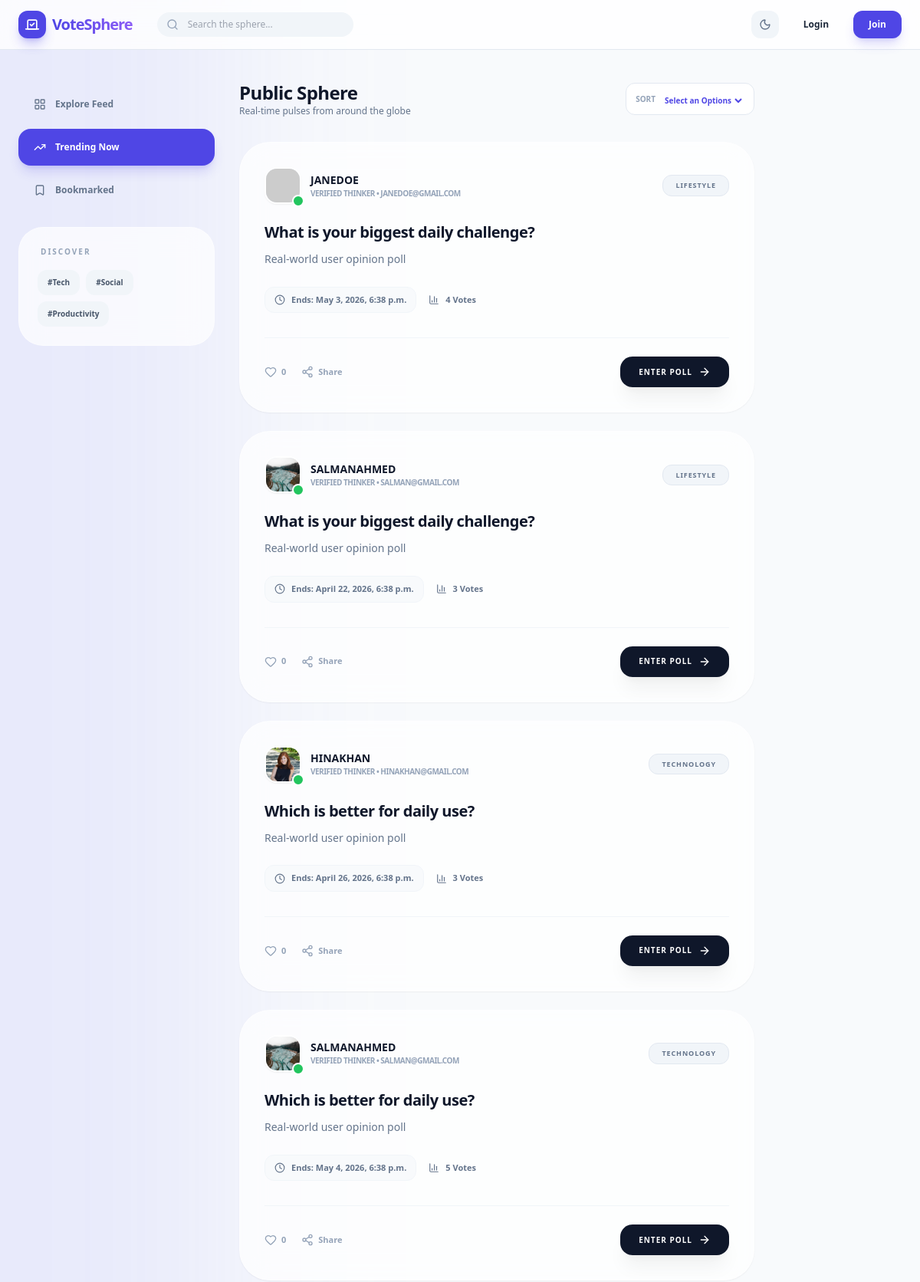
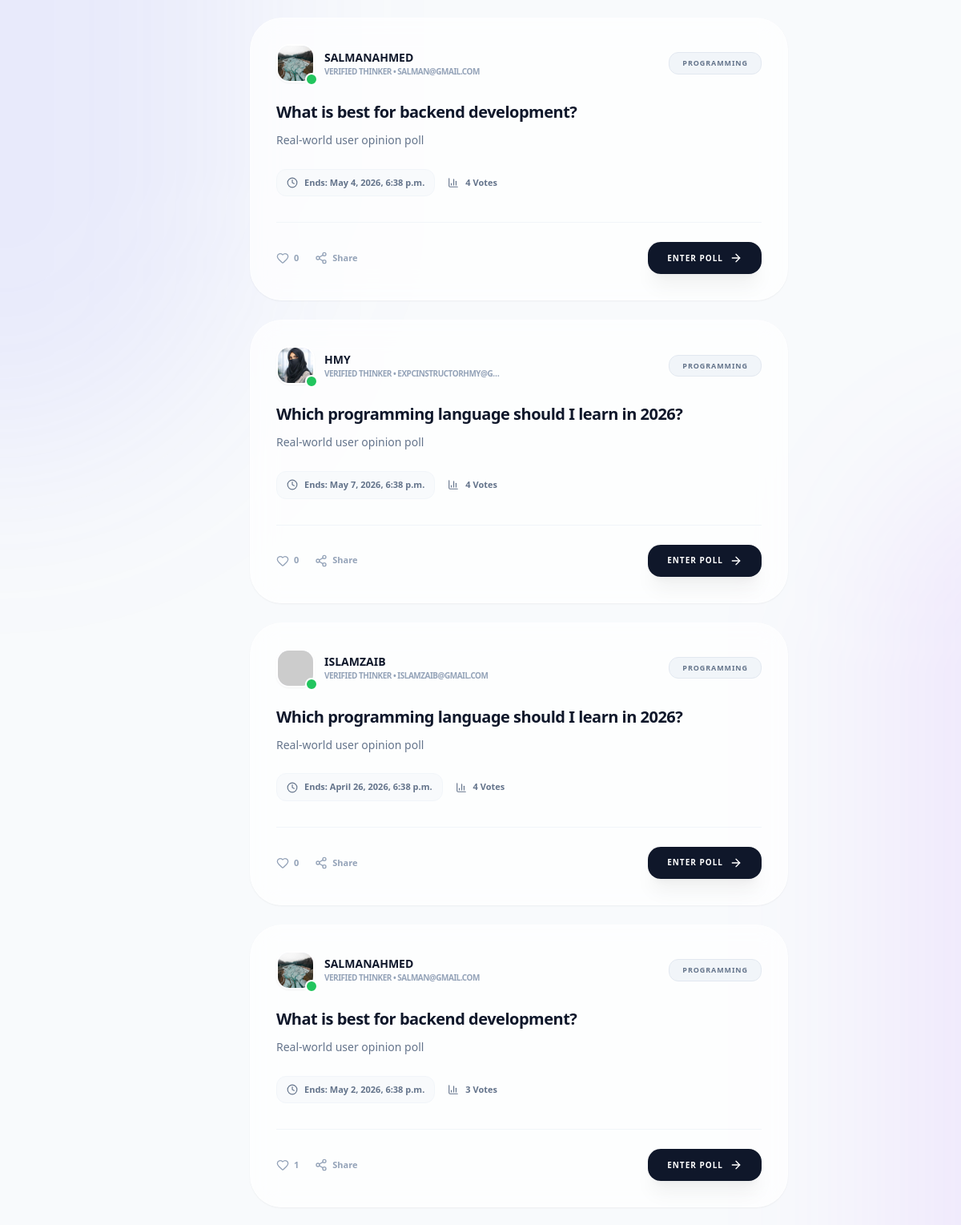
The page /ques/feeds?trend_q=1 (upper part) on the database its author committed (2 pictures, top to bottom).
### questonaries/models.py (models this page shows)
class Question(models.Model):
    ques = models.TextField(null=False)
    q_desc = models.TextField(null=True)
    expiry = models.DateTimeField()
    hashtags = models.TextField(null=True)
    img = models.ImageField(
        upload_to='images/Ques_Covers/%Y/%m/%d/',
        validators=[FileExtensionValidator(
            allowed_extensions=['jpg','jpeg','png','webp', 'gif'],
            message="Only this image formates are allowed: jpg, jpeg, gif, png, webp.")],
          blank=True, null=True
        )
    u_id = models.ForeignKey(User,on_delete=models.CASCADE)
    cat_id = models.ForeignKey(Category,on_delete=models.PROTECT)
    created_at= models.DateTimeField(auto_now_add=True)

class Category(models.Model):
    category = models.CharField(max_length=200)

### users/models.py (models this page shows, shortened)
class UserProfile(models.Model):
    user_id = models.OneToOneField(User,on_delete=models.CASCADE,primary_key=True,related_name='profile')
    profile_picture = models.ImageField(
        upload_to='images/profile_pictures/%Y/%m/%d/',
        validators=[FileExtensionValidator(
            allowed_extensions=['jpg','jpeg','png','webp', 'gif'],
            message="Only this image formates are allowed: jpg, jpeg, gif, png, webp.")],
          blank=True, null=True
        )
    bio = models.TextField(blank=True, max_length=300)
    location = models.CharField(max_length=150, blank=True)
    birth_date = models.DateField(blank=True,null=True)
    created_at = models.DateTimeField(auto_now_add=True)
    uploaded_at = models.DateTimeField(auto_now_add=True)

### questonaries/views.py (the view, shortened to what this page needs)
def feed_view(req):
    hashtag = req.GET.get('hashtag')
    trend_q = req.GET.get('trend_q')
    search = req.GET.get('search')
    sort = req.GET.get('sort')
    user = req.user
    if user.is_authenticated:
        feeds = Question.objects.exclude(u_id=user)
    else:
        feeds = Question.objects.all()
    if trend_q == "1":
        recent_time = timezone.now() - timedelta(days=1)
        feeds = feeds.annotate(
            recent_votes=Count(
                'options__vote_click',
                filter=Q(options__vote_click__created_at__gte=recent_time)
            ),
            recent_likes=Count(
                'postlikes',
                filter=Q(postlikes__created_at__gte=recent_time)
            )
        ).order_by('-recent_votes', '-recent_likes')
    if search:
        feeds = feeds.filter(
            Q(ques__icontains=search) |
            Q(q_desc__icontains=search) |
            Q(hashtags__icontains=search)
        )
    if hashtag:
        feeds = feeds.filter(hashtags__icontains=hashtag.lower())
    ques_with_tags = Question.objects.exclude(hashtags__isnull=True).exclude(hashtags="")
    tags_list = []
    for q in ques_with_tags:
        tags = q.hashtags.split()
        for tag in tags:
            tags_list.append(tag.strip().lower())
    trending_tags = Counter(tags_list).most_common(5)
    feed_array = []
    for f in feeds:
        total_votes = Vote_Click.objects.filter(opt_id__q_id=f).count()
        likes = PostLikes.objects.filter(q_id=f.id).count()
        user_liked = False
        if user.is_authenticated:
            user_liked = PostLikes.objects.filter(
                q_id=f.id,
                user_id=user.id
            ).exists()
        feed_array.append({
            'ques_data': f,
            'ques_vote_count': total_votes,
            'likes': likes,
            'user_liked': user_liked
        })
    context = {
        'feeds': feed_array,
        'trending_tags': trending_tags
    }
    return render(req, "questionaries/Feed.html", context)

### questonaries/Templates/questionaries/Feed.html (shortened to what this page needs)
{% extends 'home/layout.html' %}
{% block content %}
<body class="bg-slate-50 dark:bg-slate-950 text-slate-800 dark:text-slate-200 transition-colors duration-500 min-h-screen font-sans flex flex-col">
    <div class="fixed inset-0 -z-10 overflow-hidden">
    </div>
    <header class="sticky top-0 z-40 bg-white/80 dark:bg-slate-950/80 backdrop-blur-xl border-b border-slate-200 dark:border-slate-800">
        <div class="max-w-7xl mx-auto px-4 sm:px-6 h-16 flex items-center justify-between">
            <div class="flex items-center gap-4 sm:gap-8">
                <a href="{% url 'home' %}" class="flex items-center gap-2 group">
                    <div class="bg-brand-600 p-2 rounded-xl text-white shadow-lg shadow-brand-600/30 transform group-hover:rotate-12 transition-transform">
                        <i data-lucide="vote" class="w-5 h-5"></i>
                    </div>
                    <span class="text-xl font-black tracking-tighter bg-gradient-to-r from-brand-600 to-violet-500 bg-clip-text text-transparent">
                    </span>
                </a>
                <form method="GET">
                    <div class="hidden md:flex relative group">
                        <i data-lucide="search" class="absolute left-3 top-1/2 -translate-y-1/2 w-4 h-4 text-slate-400"></i>
                        <input type="text" placeholder="Search the sphere..." name="search" class="bg-slate-100 dark:bg-slate-900 border-none rounded-2xl py-2 pl-10 pr-4 text-xs w-64 focus:ring-2 focus:ring-brand-600/20 transition-all outline-none">
                    </div>
                </form>
            </div>
            <div class="flex items-center gap-2 sm:gap-4">
                <button onclick="toggleTheme()" class="p-2.5 rounded-xl bg-slate-100 dark:bg-slate-900 text-slate-500 dark:text-slate-400 hover:text-brand-600 transition-all active:scale-90">
                    <i data-lucide="moon" class="w-4 h-4 block dark:hidden"></i>
                </button>
                {% if user.is_authenticated %}
                    <a href="{% url 'create-ques' %}" class="bg-brand-600 hover:bg-brand-700 text-white px-4 py-2.5 rounded-xl text-xs font-black flex items-center gap-2 transition-all shadow-lg shadow-brand-600/20 active:scale-95">
                        <i data-lucide="plus" class="w-4 h-4"></i>
                        <span class="hidden sm:inline">Create Poll</span>
                    </a>
                    <a href="{% url 'Logout' %}" class="bg-brand-600 text-white px-4 py-2 rounded-lg text-xs font-bold hover:bg-brand-700 shadow-md shadow-brand-600/30 transition active:scale-95">Logout</a>
                    <a href="{% url 'profile' %}">
                        <div class="w-8 h-8 rounded-full bg-gradient-to-tr from-brand-600 to-purple-500 p-0.5">
                            <img src="{% if user.profile.profile_picture %}{{user.profile.profile_picture.url}}{% else %}https://api.dicebear.com/7.x/avataaars/svg?seed={{request.user.username}}{% endif %}" class="w-full h-full rounded-full bg-white dark:bg-slate-900" alt="Avatar">
                        </div>
                    </a>
                {% else %}
                    <a href="{% url 'login' %}" class="hidden sm:block text-xs font-bold px-4 py-2 rounded-xl hover:bg-slate-100 dark:hover:bg-slate-900 transition-colors">Login</a>
                    <a href="{% url 'regis' %}" class="bg-brand-600 text-white px-5 py-2.5 rounded-xl text-xs font-black hover:bg-brand-700 shadow-lg shadow-brand-600/20 transition active:scale-95">Join</a>
                {% endif %}
            </div>
        </div>
    </header>
    <div class="max-w-7xl mx-auto w-full px-4 sm:px-6 py-6 lg:py-10 flex gap-8 flex-grow">
        <aside class="hidden lg:flex flex-col gap-6 w-64 sticky top-28 h-fit">
            <div class="space-y-2">
                <a href="{% url 'feeds' %}"
                   class="flex items-center gap-3 px-5 py-4 rounded-2xl text-xs transition-all
                   {% if request.resolver_match.url_name == 'feeds' and not request.GET.trend_q %}
                        bg-brand-600 text-white font-black shadow-lg shadow-brand-600/20
                   {% else %}
                        text-slate-500 hover:bg-white dark:hover:bg-slate-900 font-bold hover:translate-x-1
                   {% endif %}">
                    <i data-lucide="layout-grid" class="w-4 h-4"></i> Explore Feed
                </a>
                <a href="{% url 'feeds' %}?trend_q=1"
                   class="flex items-center gap-3 px-5 py-4 rounded-2xl text-xs transition-all
                   {% if request.GET.trend_q == '1' %}
                        bg-brand-600 text-white font-black shadow-lg shadow-brand-600/20
                   {% else %}
                        text-slate-500 hover:bg-white dark:hover:bg-slate-900 font-bold hover:translate-x-1
                   {% endif %}">
                    <i data-lucide="trending-up" class="w-4 h-4"></i> Trending Now
                </a>
                <a href="#"
                   class="flex items-center gap-3 px-5 py-4 rounded-2xl text-xs transition-all
                   {% if request.resolver_match.url_name == 'bookmarks_url_name' %}
                        bg-brand-600 text-white font-black shadow-lg shadow-brand-600/20
                   {% else %}
                        text-slate-500 hover:bg-white dark:hover:bg-slate-900 font-bold hover:translate-x-1
                   {% endif %}">
                    <i data-lucide="bookmark" class="w-4 h-4"></i> Bookmarked
                </a>
            </div>
            <div class="p-6 glass-card rounded-[2rem]">
                <h3 class="text-[10px] font-black uppercase tracking-[0.2em] text-slate-400 mb-4 px-1">Discover</h3>
                <div class="flex flex-wrap gap-2">
                    <a href="{% url 'feeds' %}?hashtag=tech" class="px-3 py-2 bg-slate-100 dark:bg-slate-800 rounded-xl text-[10px] font-bold text-slate-600 dark:text-slate-300 border border-transparent hover:border-brand-600 cursor-pointer transition-all">#Tech</a>
                    <a href="{% url 'feeds' %}?hashtag=social" class="px-3 py-2 bg-slate-100 dark:bg-slate-800 rounded-xl text-[10px] font-bold text-slate-600 dark:text-slate-300 border border-transparent hover:border-brand-600 cursor-pointer transition-all">#Social</a>
                    <a href="{% url 'feeds' %}?hashtag=Productivity" class="px-3 py-2 bg-slate-100 dark:bg-slate-800 rounded-xl text-[10px] font-bold text-slate-600 dark:text-slate-300 border border-transparent hover:border-brand-600 cursor-pointer transition-all">#Productivity</a>
                </div>
            </div>
        </aside>
        <main class="flex-grow max-w-2xl space-y-6">
            <div class="flex items-center justify-between pb-2">
                <div>
                    <h1 class="text-2xl font-black tracking-tight text-slate-900 dark:text-white">Public Sphere</h1>
                    <p class="text-xs text-slate-500 font-medium">Real-time pulses from around the globe</p>
                </div>
                <div class="flex items-center gap-2 bg-white dark:bg-slate-900 px-3 py-2 rounded-xl border border-slate-200 dark:border-slate-800">
                    <span class="text-[10px] font-black text-slate-400 uppercase">Sort</span>
                    <form method="GET">
                        <select name="sort" onchange="this.form.submit()" class="bg-transparent text-[10px] font-black text-brand-600 outline-none cursor-pointer">
                            <option>Select an Options</option>
                        </select>
                    </form>
                </div>
            </div>
            {% for f in feeds %}
            <a href="{% url 'voting_pole' f.ques_data.id %}">
            <div class="glass-card rounded-[2.5rem] p-6 lg:p-8 shadow-sm transition-all hover:shadow-xl hover:shadow-brand-600/5 group relative overflow-hidden">
                <div class="flex items-center justify-between mb-6">
                    <div class="flex items-center gap-3">
                        <div class="relative">
                            <img src="{% if f.ques_data.u_id.profile.profile_picture %}{{f.ques_data.u_id.profile.profile_picture.url}}{% else %}https://api.dicebear.com/7.x/avataaars/svg?seed={{f.ques_data.u_id.username}}{% endif %}" class="w-12 h-12 rounded-2xl bg-brand-100 dark:bg-brand-900/30 border-2 border-white dark:border-slate-800 shadow-sm" alt="User">
                            <div class="absolute -bottom-1 -right-1 w-4 h-4 bg-green-500 border-2 border-white dark:border-slate-900 rounded-full"></div>
                        </div>
                        <div>
                            <p class="text-sm font-black text-slate-900 dark:text-white">{{f.ques_data.u_id.username|upper}}</p>
                            <p class="text-[10px] text-slate-400 font-bold uppercase tracking-tighter">Verified Thinker • {{f.ques_data.u_id.email|truncatechars:20}}</p>
                        </div>
                    </div>
                    <div class="bg-slate-100 dark:bg-slate-800 text-slate-500 px-4 py-1.5 rounded-xl text-[9px] font-black uppercase tracking-widest border border-slate-200 dark:border-slate-700">
                        {{f.ques_data.cat_id.category|default:"General"}}
                    </div>
                </div>
                <h2 class="text-xl font-black tracking-tight mb-3 leading-tight text-slate-900 dark:text-white group-hover:text-brand-600 transition-colors">
                    {{f.ques_data.ques}}
                </h2>
                <p class="text-slate-500 dark:text-slate-400 text-sm leading-relaxed mb-6 line-clamp-2">
                   {{f.ques_data.q_desc}}
                </p>
                <div class="flex flex-wrap items-center gap-4 mb-8">
                    <div class="flex items-center gap-2 text-slate-500 bg-slate-50 dark:bg-slate-800/50 px-3 py-2 rounded-xl border border-slate-100 dark:border-slate-800">
                        <i data-lucide="clock" class="w-3.5 h-3.5 text-brand-500"></i>
                        <span class="text-[11px] font-black">Ends: {{f.ques_data.expiry}}</span>
                    </div>
                    <div class="flex items-center gap-2 text-slate-500">
                        <i data-lucide="bar-chart-3" class="w-3.5 h-3.5"></i>
                        <span class="text-[11px] font-black">{{f.ques_vote_count}} Votes</span>
                    </div>
                </div>
                <div class="flex items-center justify-between pt-6 border-t border-slate-100 dark:border-slate-800">
                    <div class="flex items-center gap-5">
                        <form method="POST" action="{% url 'post_likes' f.ques_data.id %}">
                        <button type="submit" class="flex items-center gap-1.5 {% if f.user_liked %} text-red-500 {% else %} text-slate-400 {% endif %} hover:text-red-500 transition-colors">
                            <i data-lucide="heart" class="w-4 h-4"></i>
                            <span class="text-[11px] font-black">{{f.likes}}</span>
                        </button>
                        </form>
                        <button class="flex items-center gap-1.5 text-slate-400 hover:text-brand-600 transition-colors">
                            <i data-lucide="share-2" class="w-4 h-4"></i>
                            <span class="text-[11px] font-black">Share</span>
                        </button>
                    </div>
                    <a href="{% url 'voting_pole' f.ques_data.id %}" class="group/btn flex items-center gap-2 bg-slate-900 dark:bg-white text-white dark:text-slate-900 px-6 py-3 rounded-2xl text-[10px] font-black uppercase tracking-widest hover:bg-brand-600 dark:hover:bg-brand-600 hover:text-white transition-all shadow-xl shadow-black/5 active:scale-95">
                        Enter Poll
                        <i data-lucide="arrow-right" class="w-4 h-4 transform group-hover/btn:translate-x-1 transition-transform"></i>
                    </a>
                </div>
            </div>
            </a>
            {% endfor %}
        </main>
    </div>
</body>
{% endblock %}

### questonaries/Templates/questionaries/Feed.html (style rules this page uses)
.glass-card { background: rgba(255, 255, 255, 0.7); backdrop-filter: blur(16px); -webkit-backdrop-filter: blur(16px); border: 1px solid rgba(255, 255, 255, 0.4); }

### rows shown on the page
Question: ques_data.u_id.username "JANEDOE", ques_data.u_id.email "JANEDOE@GMAIL.COM", ques_data.cat_id.category "LIFESTYLE", ques_data.ques "What is your biggest daily challenge?", ques_data.q_desc "Real-world user opinion poll", ques_data.expiry "May 3, 2026, 6:38 p.m.", ques_vote_count "4", likes "0"
Question: u_id.profile_picture (picture), ques_data.u_id.username "SALMANAHMED", ques_data.u_id.email "SALMAN@GMAIL.COM", ques_data.cat_id.category "LIFESTYLE", ques_data.ques "What is your biggest daily challenge?", ques_data.q_desc "Real-world user opinion poll", ques_data.expiry "April 22, 2026, 6:38 p.m.", ques_vote_count "3", likes "0"
Question: u_id.profile_picture (picture), ques_data.u_id.username "HINAKHAN", ques_data.u_id.email "HINAKHAN@GMAIL.COM", ques_data.cat_id.category "TECHNOLOGY", ques_data.ques "Which is better for daily use?", ques_data.q_desc "Real-world user opinion poll", ques_data.expiry "April 26, 2026, 6:38 p.m.", ques_vote_count "3", likes "0"
Question: u_id.profile_picture (picture), ques_data.u_id.username "SALMANAHMED", ques_data.u_id.email "SALMAN@GMAIL.COM", ques_data.cat_id.category "TECHNOLOGY", ques_data.ques "Which is better for daily use?", ques_data.q_desc "Real-world user opinion poll", ques_data.expiry "May 4, 2026, 6:38 p.m.", ques_vote_count "5", likes "0"
Question: u_id.profile_picture (picture), ques_data.u_id.username "SALMANAHMED", ques_data.u_id.email "SALMAN@GMAIL.COM", ques_data.cat_id.category "PROGRAMMING", ques_data.ques "What is best for backend development?", ques_data.q_desc "Real-world user opinion poll", ques_data.expiry "May 4, 2026, 6:38 p.m.", ques_vote_count "4", likes "0"
Question: u_id.profile_picture (picture), ques_data.u_id.username "HMY", ques_data.u_id.email "EXPCINSTRUCTORHMY@G…", ques_data.cat_id.category "PROGRAMMING", ques_data.ques "Which programming language should I learn in 2026?", ques_data.q_desc "Real-world user opinion poll", ques_data.expiry "May 7, 2026, 6:38 p.m.", ques_vote_count "4", likes "0"
Question: ques_data.u_id.username "ISLAMZAIB", ques_data.u_id.email "ISLAMZAIB@GMAIL.COM", ques_data.cat_id.category "PROGRAMMING", ques_data.ques "Which programming language should I learn in 2026?", ques_data.q_desc "Real-world user opinion poll", ques_data.expiry "April 26, 2026, 6:38 p.m.", ques_vote_count "4", likes "0"
Question: u_id.profile_picture (picture), ques_data.u_id.username "SALMANAHMED", ques_data.u_id.email "SALMAN@GMAIL.COM", ques_data.cat_id.category "PROGRAMMING", ques_data.ques "What is best for backend development?", ques_data.q_desc "Real-world user opinion poll", ques_data.expiry "May 2, 2026, 6:38 p.m.", ques_vote_count "3", likes "1"
